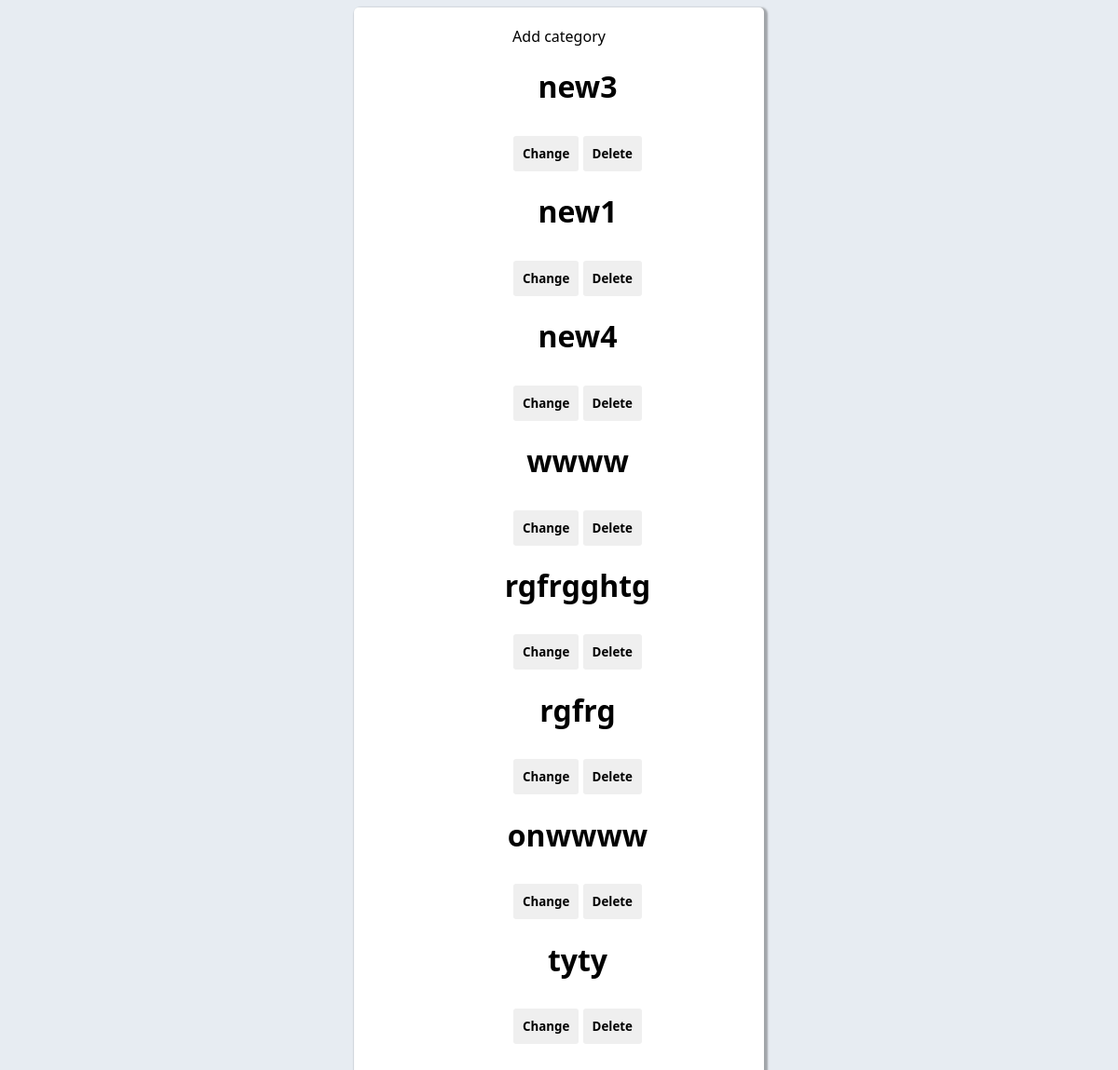
The app's page /equipment/category/, older data.
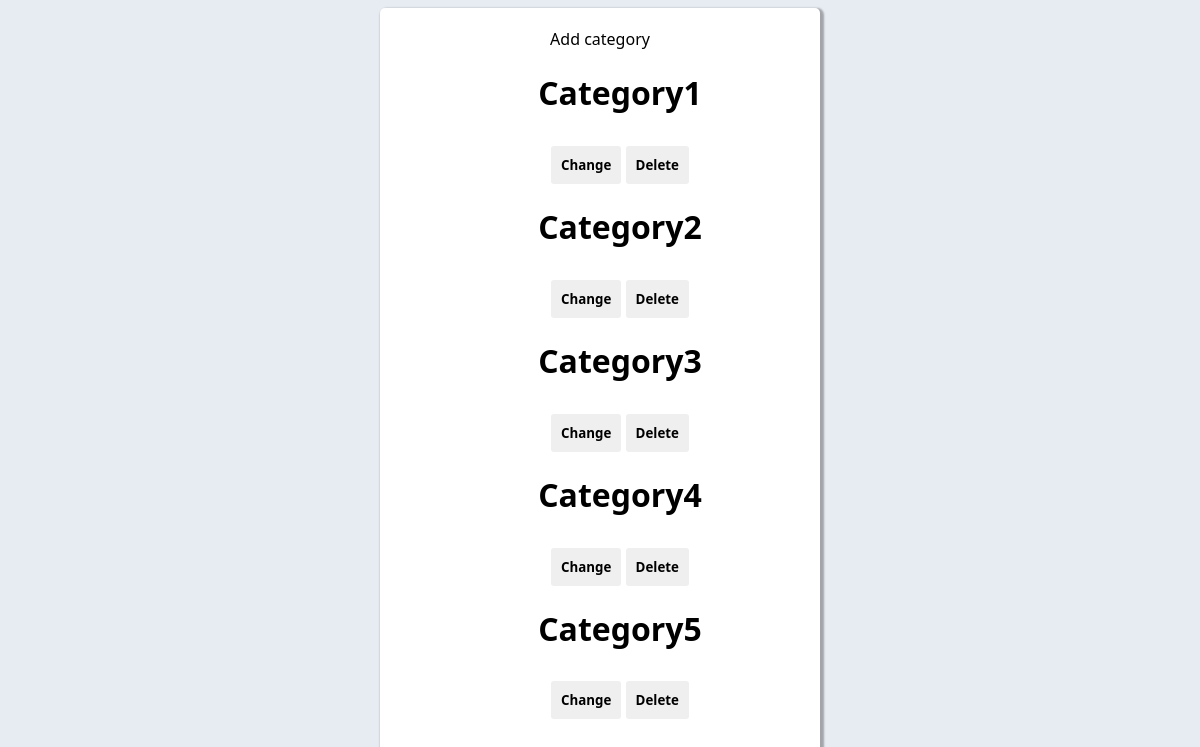
The same page, newer data.
### equipment_accounting/models.py (models this page shows, shortened)
class EquipmentsCategories(models.Model):
    equipment_category_name = models.CharField(max_length=20, unique=True, null=False)

### equipment_accounting/views.py (the view)
# urls.py: path("category/", views.get_category, name="get_category"), # table of equipment categories
def get_category(request):
    categories = EquipmentsCategories.objects.all()
    return render(
                    request,
                    "equipment_accounting/category.html",
                    context={"categories": categories}
                )

### equipment_accounting/templates/equipment_accounting/category.html (shortened to what this page needs)
{% extends "layouts/base.html" %}
{% block stylesheets %}{% endblock stylesheets %} {% block content %}
<div class="modal">
<a class="link" href="{% url 'equipment:add_category' %}" role="button">Add category</a>
<ul class="list" >
    {% for category in categories%}
    <li class="items">
      <h1>{{category.equipment_category_name}}</h1>
      <div>
      <a class="link" href="{% url 'equipment:change_category' category.id %}" role="button"><button class="btn button_g" type="button"> Change</button></a>
      <a class="link" href="{% url 'equipment:delete_category' category.id %}" role="button" class="contrast"><button class="btn button_r" type="button"> Delete</button></a>
    </div>
    </li>
    {% endfor %}
  </ul>
</div>
{% endblock content %}

### equipment_accounting/templates/layouts/base.html (shortened to what this page needs)
<!DOCTYPE html>
<html lang="en">
  <head>
    {% load static %}
    <link rel="stylesheet" href="{% static '/assets/css/style.css' %}" />
  </head>
  <body>
    {% block content %}{% endblock content %} {% include "includes/scripts.html" %}
  </body>
</html>

### equipment_accounting/static/assets/css/style.css (style rules this page uses)
.list { list-style: none; }
.btn { margin-top: 10px; font-family: 'Segoe UI', Tahoma, Geneva, Verdana, sans-serif; padding: 10px; border-radius: 3px; border: none; color: black; font-weight: bold; }
body { background-color: #e7ecf2; font-family: 'Segoe UI', Tahoma, Geneva, Verdana, sans-serif; }
.link { text-decoration: none; color: black; }
.modal { text-align: center; padding: 20px; background-color: #fff; border: none; border-radius: 5px; box-shadow: 2px 2px 2px 2px rgba(0,0,0,.3); margin: 0 auto; overflow: hidden; width: 400px; }

Row changes from the older to the newer data that the page shows:
removed EquipmentsCategories: equipment_category_name "new3"
removed EquipmentsCategories: equipment_category_name "new1"
removed EquipmentsCategories: equipment_category_name "new4"
removed EquipmentsCategories: equipment_category_name "wwww"
changed EquipmentsCategories: equipment_category_name "rgfrgghtg" → "Category1"
changed EquipmentsCategories: equipment_category_name "rgfrg" → "Category2"
changed EquipmentsCategories: equipment_category_name "onwwww" → "Category3"
changed EquipmentsCategories: equipment_category_name "tyty" → "Category4"
added EquipmentsCategories: equipment_category_name "Category5"
